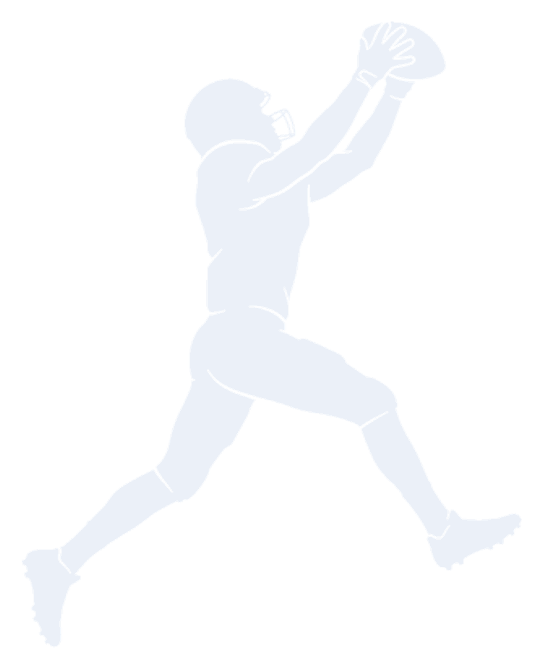
#> input picture cfb-wr-figure.png, 1086 x 1338 px, given in place of cfb-qb-figure.png, which was not available (shown at 1/2 size)
$ python make-cfb-masks.py
#> lines starting #> are read from the running program, lines starting #| are printed output that depends on the picture; after the words box and inside, x2 and y2 are one past the last pixel; in counts of white or black regions, pixels touching at a corner belong together; pictures that were not available may be replaced by others from this repository, and a replacement may not be noted
# Cuts the 9 body-region masks per position (cfb-<pos>-seg-<slot>.png) out of the three
# cfb-<pos>-figure.png files via nearest-anchor (Voronoi) assignment + Gaussian feathering.
# Anchors are PERCENT of each figure frame (see _cfb_<pos>_grid.png).
# Body-maps (football-literal):
#   QB: iq=helmet, armPower=throwing bicep, shortAcc=throwing hand+ball, deepAcc=off arm
#       (pointing downfield), poise=chest, midAcc=core (rotation), frame=hips,
#       onRun=planted front leg, wheels=back leg.
#   RB: vision=helmet, power=stiff arm, hands=hand cradling the ball, ballSec=ball against the
#       pads (high and tight), breakTk=chest/pads, frame=core, elusive=hips (the juke),
#       burst=front drive leg, speed=back stride leg.
#   WR: routes=helmet (savvy), hands=ball+gloves, spectac=forearms (full extension),
#       release=upper arms/shoulders, traffic=chest, frame=core, leap=hips (spring),
#       agility=lead leg, speed=trail leg.
import numpy as np
from PIL import Image, ImageFilter

ANCHORS = {
    'qb': [
        (53, 10, 'iq'), (56, 15, 'iq'),
        (30, 26, 'armPower'), (24, 28, 'armPower'),
        (16, 16, 'shortAcc'), (12, 12, 'shortAcc'), (19, 13, 'shortAcc'),
        (74, 28, 'deepAcc'), (82, 31, 'deepAcc'), (90, 32, 'deepAcc'),
        (48, 30, 'poise'), (55, 32, 'poise'),
        (50, 44, 'midAcc'), (56, 46, 'midAcc'),
        (50, 54, 'frame'), (57, 55, 'frame'),
        (67, 63, 'onRun'), (75, 73, 'onRun'), (80, 86, 'onRun'),
        (40, 64, 'wheels'), (30, 74, 'wheels'), (18, 86, 'wheels'),
    ],
    'rb': [
        (53, 8, 'vision'), (57, 14, 'vision'),
        (72, 24, 'power'), (82, 22, 'power'), (92, 20, 'power'),
        (41, 34, 'hands'), (46, 36, 'hands'),
        (38, 29, 'ballSec'), (44, 30, 'ballSec'),
        (48, 22, 'breakTk'), (38, 20, 'breakTk'), (55, 27, 'breakTk'),
        (48, 42, 'frame'), (53, 40, 'frame'),
        (46, 49, 'elusive'), (53, 47, 'elusive'),
        (63, 50, 'burst'), (67, 57, 'burst'), (66, 70, 'burst'),
        (42, 56, 'speed'), (34, 64, 'speed'), (22, 76, 'speed'), (11, 87, 'speed'),
    ],
    'wr': [
        (42, 15, 'routes'), (45, 20, 'routes'),
        (70, 8, 'hands'), (63, 9, 'hands'), (74, 13, 'hands'),
        (62, 19, 'spectac'), (67, 15, 'spectac'), (57, 24, 'spectac'),
        (49, 28, 'release'), (54, 23, 'release'),
        (44, 33, 'traffic'), (48, 36, 'traffic'),
        (45, 43, 'frame'), (49, 45, 'frame'),
        (43, 51, 'leap'), (50, 52, 'leap'),
        (58, 56, 'agility'), (66, 63, 'agility'), (74, 72, 'agility'), (85, 79, 'agility'),
        (37, 61, 'speed'), (29, 71, 'speed'), (17, 81, 'speed'), (8, 88, 'speed'),
    ],
}
SLOTS = {
    'qb': ['iq', 'armPower', 'shortAcc', 'deepAcc', 'poise', 'midAcc', 'frame', 'onRun', 'wheels'],
    'rb': ['vision', 'power', 'hands', 'ballSec', 'breakTk', 'frame', 'elusive', 'burst', 'speed'],
    'wr': ['routes', 'hands', 'spectac', 'release', 'traffic', 'frame', 'leap', 'agility', 'speed'],
}
PALETTE = [(255,90,90),(255,170,60),(255,230,70),(120,230,120),(90,200,255),(150,140,255),(240,120,220),(255,255,255),(120,255,210)]

for pos in ['qb', 'rb', 'wr']:
    fig = Image.open(f'cfb-{pos}-figure.png').convert('RGBA')
#> fig is the input picture: PIL image 1086x1338 RGBA; mean R, G, B, A 45.5, 46.5, 48, 46.9
    W, H = fig.size
#> W = 1086; H = 1338
    A = np.array(fig.split()[-1])
    body = A > 20
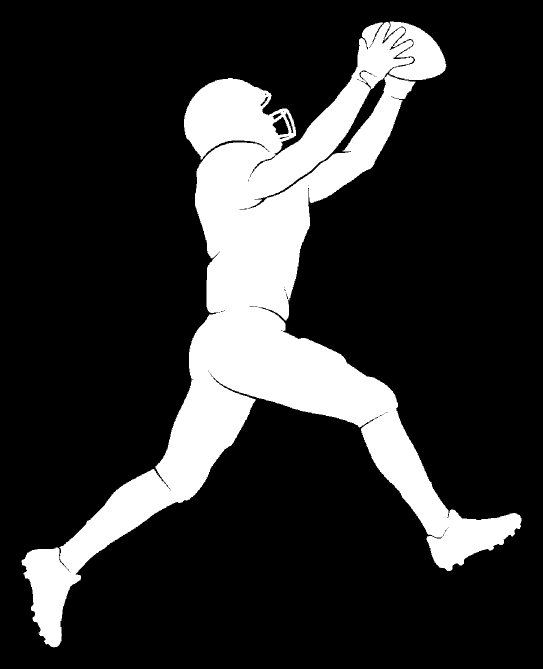
#> body: shape (1338, 1086) bool (shown at 1/2 size); 18.7% white; 2 white regions (1 under 20 px), largest, box (x1, y1, x2, y2) and area: (43, 43, 1043, 1295) 272030
    anchors = ANCHORS[pos]

    ax = np.array([a[0] / 100 * W for a in anchors])
    ay = np.array([a[1] / 100 * H for a in anchors])
    ys, xs = np.mgrid[0:H, 0:W]
    best = np.full((H, W), 1e18); lab = np.full((H, W), -1, dtype=int)
    for i in range(len(anchors)):
        d = (xs - ax[i]) ** 2 + (ys - ay[i]) ** 2
        m = d < best; best[m] = d[m]; lab[m] = i
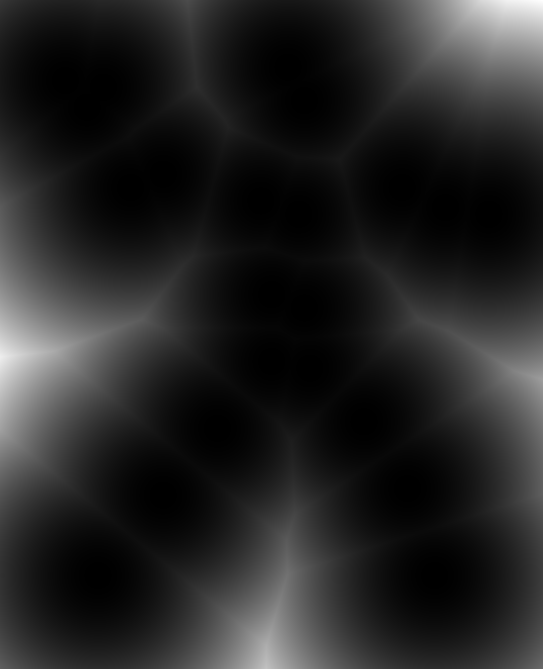
#> best: shape (1338, 1086) float64 (shown at 1/2 size); min 0.0104, max 194898.7, mean 28610.5; drawn with min black and max white
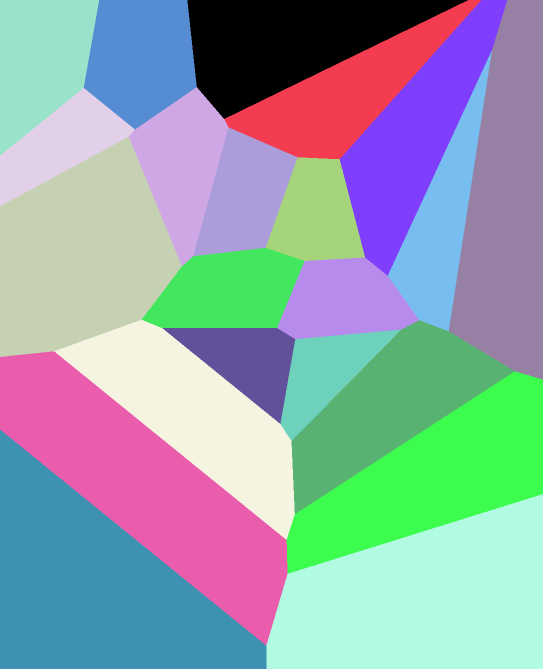
#> lab: shape (1338, 1086) int64 (shown at 1/2 size); 22 distinct labels, from 0 to 21; one colour per label, 0 black

    preview = Image.new('RGBA', (W, H), (16, 22, 33, 255))
    for si, slot in enumerate(SLOTS[pos]):
        idxs = [i for i, a in enumerate(anchors) if a[2] == slot]
        mask = (np.isin(lab, idxs) & body).astype('uint8') * 255
        blurred = np.array(Image.fromarray(mask, 'L').filter(ImageFilter.GaussianBlur(12)))
        clipped = np.minimum(blurred, A).astype('uint8')
        out = Image.new('RGBA', (W, H), PALETTE[si] + (0,))
        out.putalpha(Image.fromarray(clipped, 'L'))
        out.save(f'cfb-{pos}-seg-{slot}.png')
        preview.alpha_composite(out)
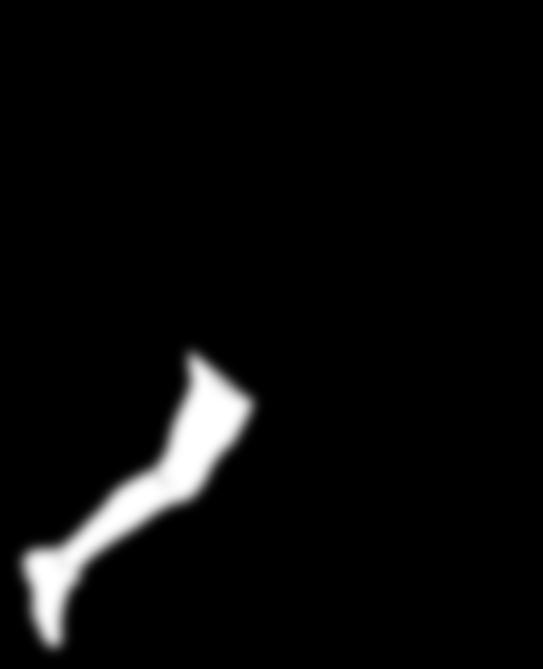
#> blurred: shape (1338, 1086) (shown at 1/2 size); min 0, max 255, mean 10.3
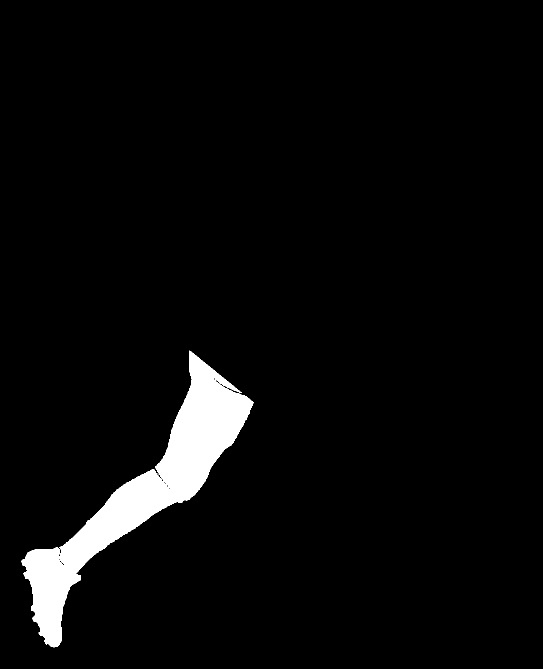
#> mask: shape (1338, 1086) (shown at 1/2 size); 4.1% white; 2 white regions (1 under 20 px), largest, box (x1, y1, x2, y2) and area: (43, 701, 508, 1295) 58880
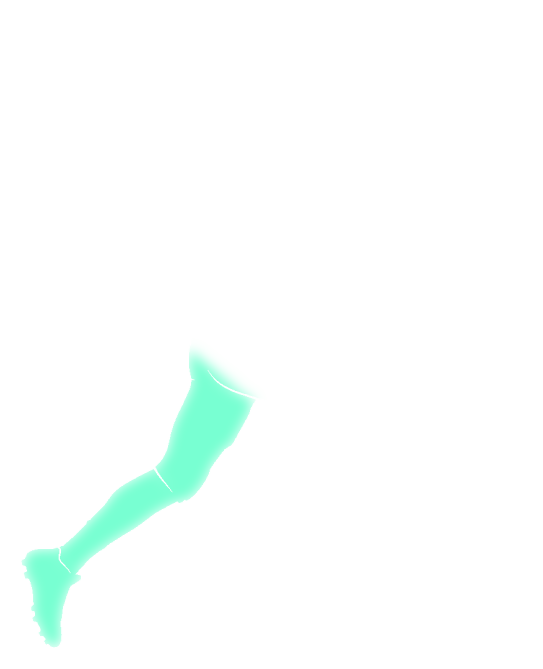
#> out: PIL image 1086x1338 RGBA (shown at 1/2 size); mean R, G, B, A 120, 255, 210, 9; transparent parts drawn white
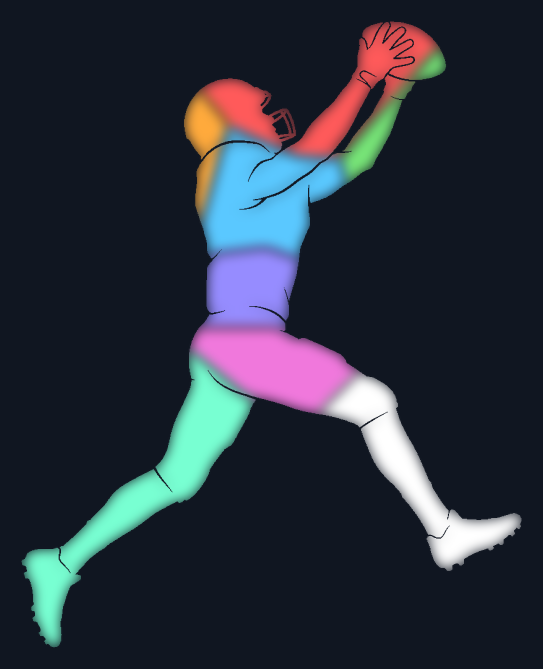
#> preview: PIL image 1086x1338 RGBA (shown at 1/2 size); mean R, G, B, A 42, 48.6, 60.6, 255
    preview.convert('RGB').save(f'_cfb_{pos}_regions.png')
    print(f'{pos}: wrote 9 cfb-{pos}-seg-*.png + _cfb_{pos}_regions.png')
